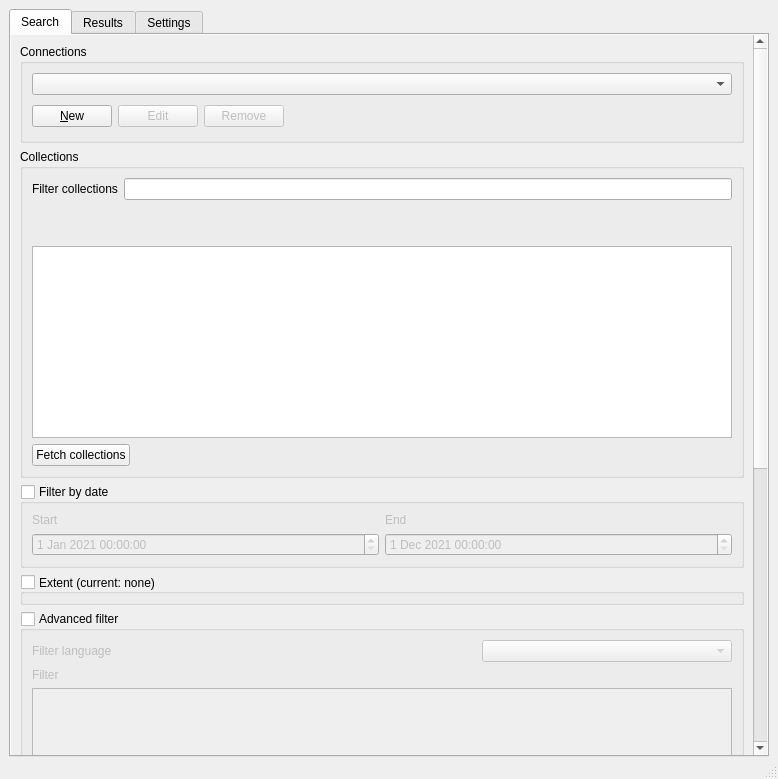
<?xml version="1.0" encoding="UTF-8"?>
<ui version="4.0">
 <class>QgsStacMain</class>
 <widget class="QMainWindow" name="QgsStacMain">
  <property name="windowModality">
   <enum>Qt::WindowModal</enum>
  </property>
  <property name="geometry">
   <rect>
    <x>0</x>
    <y>0</y>
    <width>778</width>
    <height>779</height>
   </rect>
  </property>
  <property name="sizePolicy">
   <sizepolicy hsizetype="Preferred" vsizetype="Expanding">
    <horstretch>0</horstretch>
    <verstretch>0</verstretch>
   </sizepolicy>
  </property>
  <property name="maximumSize">
   <size>
    <width>16777215</width>
    <height>16777215</height>
   </size>
  </property>
  <property name="windowTitle">
   <string>STAC API Browser</string>
  </property>
  <widget class="QWidget" name="central_widget">
   <property name="sizePolicy">
    <sizepolicy hsizetype="Preferred" vsizetype="Expanding">
     <horstretch>0</horstretch>
     <verstretch>0</verstretch>
    </sizepolicy>
   </property>
   <layout class="QVBoxLayout" name="verticalLayout_9">
    <property name="bottomMargin">
     <number>0</number>
    </property>
    <item>
     <widget class="QTabWidget" name="container">
      <property name="sizePolicy">
       <sizepolicy hsizetype="Preferred" vsizetype="Preferred">
        <horstretch>0</horstretch>
        <verstretch>0</verstretch>
       </sizepolicy>
      </property>
      <property name="currentIndex">
       <number>0</number>
      </property>
      <widget class="QWidget" name="search">
       <property name="autoFillBackground">
        <bool>false</bool>
       </property>
       <property name="styleSheet">
        <string notr="true"/>
       </property>
       <attribute name="title">
        <string>Search</string>
       </attribute>
       <layout class="QVBoxLayout" name="verticalLayout_2">
        <property name="leftMargin">
         <number>0</number>
        </property>
        <property name="topMargin">
         <number>0</number>
        </property>
        <property name="rightMargin">
         <number>0</number>
        </property>
        <property name="bottomMargin">
         <number>0</number>
        </property>
        <item>
         <widget class="QScrollArea" name="scrollArea">
          <property name="styleSheet">
           <string notr="true"/>
          </property>
          <property name="frameShape">
           <enum>QFrame::NoFrame</enum>
          </property>
          <property name="frameShadow">
           <enum>QFrame::Plain</enum>
          </property>
          <property name="widgetResizable">
           <bool>true</bool>
          </property>
          <widget class="QWidget" name="scrollAreaWidgetContents_3">
           <property name="geometry">
            <rect>
             <x>0</x>
             <y>0</y>
             <width>756</width>
             <height>695</height>
            </rect>
           </property>
           <property name="styleSheet">
            <string notr="true"/>
           </property>
           <layout class="QVBoxLayout" name="verticalLayout">
            <item>
             <widget class="QGroupBox" name="connections_group">
              <property name="sizePolicy">
               <sizepolicy hsizetype="Preferred" vsizetype="Fixed">
                <horstretch>0</horstretch>
                <verstretch>0</verstretch>
               </sizepolicy>
              </property>
              <property name="title">
               <string>Connections</string>
              </property>
              <layout class="QVBoxLayout" name="verticalLayout_4">
               <item>
                <widget class="QComboBox" name="connections_box"/>
               </item>
               <item>
                <layout class="QHBoxLayout" name="horizontalLayout_2">
                 <item>
                  <widget class="QPushButton" name="new_connection_btn">
                   <property name="toolTip">
                    <string>Create a new service connection</string>
                   </property>
                   <property name="text">
                    <string>&amp;New</string>
                   </property>
                  </widget>
                 </item>
                 <item>
                  <widget class="QPushButton" name="edit_connection_btn">
                   <property name="enabled">
                    <bool>false</bool>
                   </property>
                   <property name="toolTip">
                    <string>Edit selected service connection</string>
                   </property>
                   <property name="text">
                    <string>Edit</string>
                   </property>
                  </widget>
                 </item>
                 <item>
                  <widget class="QPushButton" name="remove_connection_btn">
                   <property name="enabled">
                    <bool>false</bool>
                   </property>
                   <property name="toolTip">
                    <string>Remove connection to selected service</string>
                   </property>
                   <property name="text">
                    <string>Remove</string>
                   </property>
                  </widget>
                 </item>
                 <item>
                  <spacer name="horizontal_space">
                   <property name="orientation">
                    <enum>Qt::Horizontal</enum>
                   </property>
                   <property name="sizeType">
                    <enum>QSizePolicy::Expanding</enum>
                   </property>
                   <property name="sizeHint" stdset="0">
                    <size>
                     <width>171</width>
                     <height>30</height>
                    </size>
                   </property>
                  </spacer>
                 </item>
                </layout>
               </item>
              </layout>
             </widget>
            </item>
            <item>
             <widget class="QgsCollapsibleGroupBox" name="collections_group">
              <property name="title">
               <string>Collections</string>
              </property>
              <property name="collapsed">
               <bool>false</bool>
              </property>
              <layout class="QVBoxLayout" name="verticalLayout_10">
               <item>
                <layout class="QGridLayout" name="gridLayout_4">
                 <item row="3" column="1">
                  <widget class="QLineEdit" name="filter_text">
                   <property name="toolTip">
                    <string>Filter and search the fetched collections, using the title property.</string>
                   </property>
                  </widget>
                 </item>
                 <item row="3" column="0">
                  <widget class="QLabel" name="label_2">
                   <property name="toolTip">
                    <string>Filter and search the fetched collections, using the title property.</string>
                   </property>
                   <property name="text">
                    <string>Filter collections</string>
                   </property>
                  </widget>
                 </item>
                </layout>
               </item>
               <item>
                <widget class="QLabel" name="result_collections_la">
                 <property name="text">
                  <string/>
                 </property>
                 <property name="wordWrap">
                  <bool>true</bool>
                 </property>
                </widget>
               </item>
               <item>
                <widget class="QLabel" name="selected_collections_la">
                 <property name="text">
                  <string/>
                 </property>
                 <property name="wordWrap">
                  <bool>true</bool>
                 </property>
                </widget>
               </item>
               <item>
                <layout class="QVBoxLayout" name="verticalLayout_5">
                 <item>
                  <widget class="QTreeView" name="collections_tree">
                   <property name="sizePolicy">
                    <sizepolicy hsizetype="Expanding" vsizetype="Preferred">
                     <horstretch>0</horstretch>
                     <verstretch>0</verstretch>
                    </sizepolicy>
                   </property>
                   <property name="toolTip">
                    <string>Click on an item to select the collection.</string>
                   </property>
                   <property name="editTriggers">
                    <set>QAbstractItemView::NoEditTriggers</set>
                   </property>
                   <property name="selectionMode">
                    <enum>QAbstractItemView::MultiSelection</enum>
                   </property>
                   <property name="indentation">
                    <number>5</number>
                   </property>
                   <property name="sortingEnabled">
                    <bool>true</bool>
                   </property>
                   <property name="allColumnsShowFocus">
                    <bool>true</bool>
                   </property>
                   <property name="wordWrap">
                    <bool>true</bool>
                   </property>
                  </widget>
                 </item>
                </layout>
               </item>
               <item>
                <layout class="QHBoxLayout" name="horizontalLayout_3">
                 <item>
                  <widget class="QPushButton" name="fetch_collections_btn">
                   <property name="toolTip">
                    <string>Get all collections provided by the current STAC API connection</string>
                   </property>
                   <property name="text">
                    <string>Fetch collections</string>
                   </property>
                  </widget>
                 </item>
                 <item>
                  <spacer name="horizontalSpacer_5">
                   <property name="orientation">
                    <enum>Qt::Horizontal</enum>
                   </property>
                   <property name="sizeHint" stdset="0">
                    <size>
                     <width>40</width>
                     <height>20</height>
                    </size>
                   </property>
                  </spacer>
                 </item>
                </layout>
               </item>
              </layout>
             </widget>
            </item>
            <item>
             <widget class="QgsCollapsibleGroupBox" name="date_filter_group">
              <property name="toolTip">
               <string/>
              </property>
              <property name="title">
               <string>Filter by date</string>
              </property>
              <property name="checkable">
               <bool>true</bool>
              </property>
              <property name="checked">
               <bool>false</bool>
              </property>
              <property name="collapsed">
               <bool>true</bool>
              </property>
              <layout class="QGridLayout" name="gridLayout_2">
               <item row="0" column="0">
                <widget class="QLabel" name="label_13">
                 <property name="text">
                  <string>Start</string>
                 </property>
                </widget>
               </item>
               <item row="0" column="1">
                <widget class="QLabel" name="label_14">
                 <property name="text">
                  <string>End</string>
                 </property>
                </widget>
               </item>
               <item row="1" column="0">
                <widget class="QgsDateTimeEdit" name="start_dte">
                 <property name="toolTip">
                  <string/>
                 </property>
                 <property name="dateTime">
                  <datetime>
                   <hour>0</hour>
                   <minute>0</minute>
                   <second>0</second>
                   <year>2021</year>
                   <month>1</month>
                   <day>1</day>
                  </datetime>
                 </property>
                </widget>
               </item>
               <item row="1" column="1">
                <widget class="QgsDateTimeEdit" name="end_dte">
                 <property name="dateTime">
                  <datetime>
                   <hour>0</hour>
                   <minute>0</minute>
                   <second>0</second>
                   <year>2021</year>
                   <month>12</month>
                   <day>1</day>
                  </datetime>
                 </property>
                 <property name="date">
                  <date>
                   <year>2021</year>
                   <month>12</month>
                   <day>1</day>
                  </date>
                 </property>
                </widget>
               </item>
              </layout>
             </widget>
            </item>
            <item>
             <widget class="QgsExtentGroupBox" name="extent_box">
              <property name="enabled">
               <bool>true</bool>
              </property>
              <property name="sizePolicy">
               <sizepolicy hsizetype="Preferred" vsizetype="Preferred">
                <horstretch>0</horstretch>
                <verstretch>0</verstretch>
               </sizepolicy>
              </property>
              <property name="layoutDirection">
               <enum>Qt::LeftToRight</enum>
              </property>
              <property name="title">
               <string>Extent (current: none)</string>
              </property>
              <property name="alignment">
               <set>Qt::AlignLeading|Qt::AlignLeft|Qt::AlignVCenter</set>
              </property>
              <property name="flat">
               <bool>true</bool>
              </property>
              <property name="checkable">
               <bool>true</bool>
              </property>
              <property name="checked">
               <bool>false</bool>
              </property>
              <property name="collapsed">
               <bool>true</bool>
              </property>
             </widget>
            </item>
            <item>
             <widget class="QgsCollapsibleGroupBox" name="advanced_box">
              <property name="toolTip">
               <string>&lt;html&gt;&lt;head/&gt;&lt;body&gt;&lt;p&gt;Insert filter text to be used, the type of filter should align with the &lt;/p&gt;&lt;p&gt;current selected filter language.&lt;/p&gt;&lt;/body&gt;&lt;/html&gt;</string>
              </property>
              <property name="title">
               <string>Advanced filter</string>
              </property>
              <property name="checkable">
               <bool>true</bool>
              </property>
              <property name="checked">
               <bool>false</bool>
              </property>
              <property name="collapsed">
               <bool>true</bool>
              </property>
              <layout class="QVBoxLayout" name="verticalLayout_12">
               <item>
                <layout class="QHBoxLayout" name="horizontalLayout_7">
                 <item>
                  <widget class="QLabel" name="label_4">
                   <property name="toolTip">
                    <string>Filter and search the fetched collections, using the title property.</string>
                   </property>
                   <property name="text">
                    <string>Filter language</string>
                   </property>
                  </widget>
                 </item>
                 <item>
                  <spacer name="horizontalSpacer_6">
                   <property name="orientation">
                    <enum>Qt::Horizontal</enum>
                   </property>
                   <property name="sizeHint" stdset="0">
                    <size>
                     <width>40</width>
                     <height>20</height>
                    </size>
                   </property>
                  </spacer>
                 </item>
                 <item>
                  <widget class="QComboBox" name="filter_lang_cmb">
                   <property name="minimumSize">
                    <size>
                     <width>250</width>
                     <height>0</height>
                    </size>
                   </property>
                   <property name="toolTip">
                    <string>Select filter language to be used.</string>
                   </property>
                   <property name="minimumContentsLength">
                    <number>0</number>
                   </property>
                  </widget>
                 </item>
                </layout>
               </item>
               <item>
                <widget class="QLabel" name="label_5">
                 <property name="text">
                  <string>Filter</string>
                 </property>
                </widget>
               </item>
               <item>
                <widget class="QTextEdit" name="filter_edit">
                 <property name="toolTip">
                  <string/>
                 </property>
                 <property name="styleSheet">
                  <string notr="true"/>
                 </property>
                </widget>
               </item>
              </layout>
             </widget>
            </item>
            <item>
             <widget class="QgsCollapsibleGroupBox" name="queryable_box">
              <property name="toolTip">
               <string>&lt;html&gt;&lt;head/&gt;&lt;body&gt;&lt;p&gt;Use queryable properties to filter the catalog when searching.&lt;/p&gt;&lt;/body&gt;&lt;/html&gt;</string>
              </property>
              <property name="title">
               <string>Data driven queryables</string>
              </property>
              <property name="checkable">
               <bool>true</bool>
              </property>
              <property name="checked">
               <bool>false</bool>
              </property>
              <property name="collapsed">
               <bool>true</bool>
              </property>
              <layout class="QVBoxLayout" name="verticalLayout_8">
               <item>
                <widget class="QLabel" name="label_3">
                 <property name="toolTip">
                  <string>These properties are fetched from the '/queryables' catalog endpoint.</string>
                 </property>
                 <property name="styleSheet">
                  <string notr="true">font-size:14px; font-weight: 400;</string>
                 </property>
                 <property name="text">
                  <string>Queryable properties that are available in the current catalog can be used as filters when searching.</string>
                 </property>
                 <property name="wordWrap">
                  <bool>true</bool>
                 </property>
                </widget>
               </item>
               <item>
                <spacer name="horizontalSpacer_14">
                 <property name="orientation">
                  <enum>Qt::Horizontal</enum>
                 </property>
                 <property name="sizeHint" stdset="0">
                  <size>
                   <width>40</width>
                   <height>20</height>
                  </size>
                 </property>
                </spacer>
               </item>
               <item>
                <layout class="QGridLayout" name="gridLayout">
                 <property name="sizeConstraint">
                  <enum>QLayout::SetDefaultConstraint</enum>
                 </property>
                 <item row="0" column="0">
                  <widget class="QLabel" name="title_la">
                   <property name="text">
                    <string>Property</string>
                   </property>
                   <property name="wordWrap">
                    <bool>true</bool>
                   </property>
                  </widget>
                 </item>
                 <item row="0" column="2">
                  <widget class="QLabel" name="type_la">
                   <property name="text">
                    <string>Input</string>
                   </property>
                   <property name="wordWrap">
                    <bool>true</bool>
                   </property>
                  </widget>
                 </item>
                 <item row="0" column="1">
                  <widget class="QLabel" name="label_6">
                   <property name="text">
                    <string/>
                   </property>
                  </widget>
                 </item>
                </layout>
               </item>
               <item>
                <widget class="QScrollArea" name="queryable_area">
                 <property name="frameShape">
                  <enum>QFrame::NoFrame</enum>
                 </property>
                 <property name="widgetResizable">
                  <bool>true</bool>
                 </property>
                 <widget class="QWidget" name="scrollAreaWidgetContents_2">
                  <property name="geometry">
                   <rect>
                    <x>0</x>
                    <y>0</y>
                    <width>471</width>
                    <height>94</height>
                   </rect>
                  </property>
                 </widget>
                </widget>
               </item>
               <item>
                <layout class="QHBoxLayout" name="horizontalLayout_9">
                 <item>
                  <widget class="QPushButton" name="fetch_queryable_btn">
                   <property name="sizePolicy">
                    <sizepolicy hsizetype="Preferred" vsizetype="Preferred">
                     <horstretch>0</horstretch>
                     <verstretch>0</verstretch>
                    </sizepolicy>
                   </property>
                   <property name="text">
                    <string>Fetch properties</string>
                   </property>
                  </widget>
                 </item>
                 <item>
                  <widget class="QComboBox" name="queryable_fetch_cmb">
                   <property name="sizePolicy">
                    <sizepolicy hsizetype="Minimum" vsizetype="Fixed">
                     <horstretch>0</horstretch>
                     <verstretch>0</verstretch>
                    </sizepolicy>
                   </property>
                  </widget>
                 </item>
                 <item>
                  <spacer name="horizontalSpacer_13">
                   <property name="orientation">
                    <enum>Qt::Horizontal</enum>
                   </property>
                   <property name="sizeHint" stdset="0">
                    <size>
                     <width>40</width>
                     <height>20</height>
                    </size>
                   </property>
                  </spacer>
                 </item>
                 <item>
                  <spacer name="horizontalSpacer_12">
                   <property name="orientation">
                    <enum>Qt::Horizontal</enum>
                   </property>
                   <property name="sizeHint" stdset="0">
                    <size>
                     <width>40</width>
                     <height>20</height>
                    </size>
                   </property>
                  </spacer>
                 </item>
                 <item>
                  <widget class="QPushButton" name="clear_properties_btn">
                   <property name="toolTip">
                    <string>&lt;html&gt;&lt;head/&gt;&lt;body&gt;&lt;p&gt;Clear the list of the current queryable properties, should be used when new properties are needed to replace the current properties.&lt;/p&gt;&lt;/body&gt;&lt;/html&gt;</string>
                   </property>
                   <property name="text">
                    <string>Clear</string>
                   </property>
                  </widget>
                 </item>
                </layout>
               </item>
              </layout>
             </widget>
            </item>
            <item>
             <layout class="QHBoxLayout" name="horizontalLayout">
              <item>
               <spacer name="horizontalSpacer_8">
                <property name="orientation">
                 <enum>Qt::Horizontal</enum>
                </property>
                <property name="sizeHint" stdset="0">
                 <size>
                  <width>40</width>
                  <height>20</height>
                 </size>
                </property>
               </spacer>
              </item>
              <item>
               <widget class="QLabel" name="sort_by_la">
                <property name="sizePolicy">
                 <sizepolicy hsizetype="Minimum" vsizetype="Preferred">
                  <horstretch>0</horstretch>
                  <verstretch>0</verstretch>
                 </sizepolicy>
                </property>
                <property name="styleSheet">
                 <string notr="true"/>
                </property>
                <property name="text">
                 <string>Sort by</string>
                </property>
                <property name="buddy">
                 <cstring>sort_cmb</cstring>
                </property>
               </widget>
              </item>
              <item>
               <widget class="QComboBox" name="sort_cmb">
                <property name="sizePolicy">
                 <sizepolicy hsizetype="Preferred" vsizetype="Maximum">
                  <horstretch>0</horstretch>
                  <verstretch>0</verstretch>
                 </sizepolicy>
                </property>
                <property name="minimumSize">
                 <size>
                  <width>0</width>
                  <height>0</height>
                 </size>
                </property>
               </widget>
              </item>
              <item>
               <widget class="QCheckBox" name="reverse_order_box">
                <property name="minimumSize">
                 <size>
                  <width>0</width>
                  <height>0</height>
                 </size>
                </property>
                <property name="layoutDirection">
                 <enum>Qt::LeftToRight</enum>
                </property>
                <property name="text">
                 <string>Reverse order</string>
                </property>
               </widget>
              </item>
             </layout>
            </item>
            <item>
             <spacer name="horizontalSpacer_10">
              <property name="orientation">
               <enum>Qt::Horizontal</enum>
              </property>
              <property name="sizeHint" stdset="0">
               <size>
                <width>40</width>
                <height>20</height>
               </size>
              </property>
             </spacer>
            </item>
            <item>
             <spacer name="verticalSpacer">
              <property name="orientation">
               <enum>Qt::Vertical</enum>
              </property>
              <property name="sizeHint" stdset="0">
               <size>
                <width>20</width>
                <height>40</height>
               </size>
              </property>
             </spacer>
            </item>
            <item>
             <layout class="QGridLayout" name="gridLayout_3">
              <item row="0" column="2">
               <widget class="QPushButton" name="search_btn">
                <property name="sizePolicy">
                 <sizepolicy hsizetype="Expanding" vsizetype="Preferred">
                  <horstretch>0</horstretch>
                  <verstretch>0</verstretch>
                 </sizepolicy>
                </property>
                <property name="minimumSize">
                 <size>
                  <width>0</width>
                  <height>0</height>
                 </size>
                </property>
                <property name="toolTip">
                 <string/>
                </property>
                <property name="text">
                 <string>Search</string>
                </property>
                <property name="default">
                 <bool>true</bool>
                </property>
               </widget>
              </item>
              <item row="0" column="1">
               <spacer name="horizontalSpacer_4">
                <property name="orientation">
                 <enum>Qt::Horizontal</enum>
                </property>
                <property name="sizeHint" stdset="0">
                 <size>
                  <width>40</width>
                  <height>20</height>
                 </size>
                </property>
               </spacer>
              </item>
              <item row="0" column="0">
               <spacer name="horizontalSpacer_3">
                <property name="orientation">
                 <enum>Qt::Horizontal</enum>
                </property>
                <property name="sizeHint" stdset="0">
                 <size>
                  <width>40</width>
                  <height>20</height>
                 </size>
                </property>
               </spacer>
              </item>
             </layout>
            </item>
           </layout>
          </widget>
         </widget>
        </item>
       </layout>
      </widget>
      <widget class="QWidget" name="results">
       <attribute name="title">
        <string>Results</string>
       </attribute>
       <layout class="QVBoxLayout" name="verticalLayout_7">
        <item>
         <layout class="QGridLayout" name="gridLayout_5">
          <item row="0" column="1">
           <spacer name="horizontalSpacer_7">
            <property name="orientation">
             <enum>Qt::Horizontal</enum>
            </property>
            <property name="sizeHint" stdset="0">
             <size>
              <width>40</width>
              <height>20</height>
             </size>
            </property>
           </spacer>
          </item>
          <item row="0" column="0">
           <layout class="QHBoxLayout" name="horizontalLayout_4">
            <item>
             <widget class="QLabel" name="label">
              <property name="text">
               <string>Filter</string>
              </property>
             </widget>
            </item>
            <item>
             <widget class="QLineEdit" name="items_filter">
              <property name="toolTip">
               <string>Filter by item id</string>
              </property>
             </widget>
            </item>
           </layout>
          </item>
         </layout>
        </item>
        <item>
         <layout class="QHBoxLayout" name="horizontalLayout_6">
          <item>
           <widget class="QLabel" name="result_items_la">
            <property name="text">
             <string/>
            </property>
           </widget>
          </item>
          <item>
           <spacer name="horizontalSpacer_2">
            <property name="orientation">
             <enum>Qt::Horizontal</enum>
            </property>
            <property name="sizeHint" stdset="0">
             <size>
              <width>37</width>
              <height>17</height>
             </size>
            </property>
           </spacer>
          </item>
         </layout>
        </item>
        <item>
         <widget class="QScrollArea" name="scroll_area">
          <property name="widgetResizable">
           <bool>true</bool>
          </property>
          <widget class="QWidget" name="scrollAreaWidgetContents">
           <property name="geometry">
            <rect>
             <x>0</x>
             <y>0</y>
             <width>736</width>
             <height>549</height>
            </rect>
           </property>
          </widget>
         </widget>
        </item>
        <item>
         <layout class="QHBoxLayout" name="horizontalLayout_8">
          <item>
           <widget class="QPushButton" name="footprint_btn">
            <property name="enabled">
             <bool>false</bool>
            </property>
            <property name="sizePolicy">
             <sizepolicy hsizetype="Minimum" vsizetype="Fixed">
              <horstretch>0</horstretch>
              <verstretch>0</verstretch>
             </sizepolicy>
            </property>
            <property name="text">
             <string>Add footprints</string>
            </property>
           </widget>
          </item>
          <item>
           <spacer name="horizontalSpacer_11">
            <property name="orientation">
             <enum>Qt::Horizontal</enum>
            </property>
            <property name="sizeHint" stdset="0">
             <size>
              <width>40</width>
              <height>20</height>
             </size>
            </property>
           </spacer>
          </item>
         </layout>
        </item>
        <item>
         <layout class="QHBoxLayout" name="pagination">
          <property name="sizeConstraint">
           <enum>QLayout::SetMinimumSize</enum>
          </property>
          <item>
           <widget class="QPushButton" name="clear_results_btn">
            <property name="toolTip">
             <string>Clear the current results</string>
            </property>
            <property name="text">
             <string>Clear</string>
            </property>
           </widget>
          </item>
          <item>
           <spacer name="horizontalSpacer">
            <property name="orientation">
             <enum>Qt::Horizontal</enum>
            </property>
            <property name="sizeType">
             <enum>QSizePolicy::Expanding</enum>
            </property>
            <property name="sizeHint" stdset="0">
             <size>
              <width>40</width>
              <height>20</height>
             </size>
            </property>
           </spacer>
          </item>
          <item>
           <widget class="QPushButton" name="prev_btn">
            <property name="enabled">
             <bool>true</bool>
            </property>
            <property name="sizePolicy">
             <sizepolicy hsizetype="Minimum" vsizetype="Maximum">
              <horstretch>0</horstretch>
              <verstretch>0</verstretch>
             </sizepolicy>
            </property>
            <property name="toolTip">
             <string>Go back to previous page</string>
            </property>
            <property name="text">
             <string>Previous</string>
            </property>
           </widget>
          </item>
          <item>
           <widget class="QPushButton" name="next_btn">
            <property name="enabled">
             <bool>true</bool>
            </property>
            <property name="sizePolicy">
             <sizepolicy hsizetype="Minimum" vsizetype="Maximum">
              <horstretch>0</horstretch>
              <verstretch>0</verstretch>
             </sizepolicy>
            </property>
            <property name="toolTip">
             <string>Go to next page</string>
            </property>
            <property name="text">
             <string>Next</string>
            </property>
           </widget>
          </item>
         </layout>
        </item>
       </layout>
      </widget>
      <widget class="QWidget" name="settings">
       <attribute name="title">
        <string>Settings</string>
       </attribute>
       <layout class="QVBoxLayout" name="verticalLayout_6">
        <item>
         <widget class="QGroupBox" name="mConnectionGroupBox_2">
          <property name="sizePolicy">
           <sizepolicy hsizetype="Minimum" vsizetype="Maximum">
            <horstretch>0</horstretch>
            <verstretch>0</verstretch>
           </sizepolicy>
          </property>
          <property name="title">
           <string>Configurations</string>
          </property>
          <layout class="QVBoxLayout" name="verticalLayout_3">
           <item>
            <layout class="QGridLayout" name="gridLayout_11">
             <item row="0" column="0">
              <widget class="QLabel" name="download_folder">
               <property name="sizePolicy">
                <sizepolicy hsizetype="Preferred" vsizetype="Preferred">
                 <horstretch>0</horstretch>
                 <verstretch>0</verstretch>
                </sizepolicy>
               </property>
               <property name="minimumSize">
                <size>
                 <width>0</width>
                 <height>30</height>
                </size>
               </property>
               <property name="toolTip">
                <string>Choose folder to be used to store downloaded assets</string>
               </property>
               <property name="text">
                <string>Download folder</string>
               </property>
              </widget>
             </item>
             <item row="0" column="2">
              <widget class="QPushButton" name="open_folder_btn">
               <property name="minimumSize">
                <size>
                 <width>0</width>
                 <height>30</height>
                </size>
               </property>
               <property name="toolTip">
                <string>Click to open the download folder</string>
               </property>
               <property name="text">
                <string>Open</string>
               </property>
              </widget>
             </item>
             <item row="0" column="1">
              <widget class="QgsFileWidget" name="download_folder_btn">
               <property name="sizePolicy">
                <sizepolicy hsizetype="Expanding" vsizetype="Fixed">
                 <horstretch>0</horstretch>
                 <verstretch>0</verstretch>
                </sizepolicy>
               </property>
               <property name="minimumSize">
                <size>
                 <width>100</width>
                 <height>30</height>
                </size>
               </property>
               <property name="toolTip">
                <string>Choose folder to be used to store downloaded assets</string>
               </property>
               <property name="fileWidgetButtonVisible">
                <bool>true</bool>
               </property>
               <property name="storageMode">
                <enum>QgsFileWidget::GetDirectory</enum>
               </property>
               <property name="options">
                <set>QFileDialog::ShowDirsOnly</set>
               </property>
              </widget>
             </item>
            </layout>
           </item>
           <item>
            <widget class="QCheckBox" name="asset_loading">
             <property name="toolTip">
              <string>&lt;html&gt;&lt;head/&gt;&lt;body&gt;&lt;p&gt;This setting enables loading item assets that can be added into QGIS as map layers after dowloading them.&lt;/p&gt;&lt;/body&gt;&lt;/html&gt;</string>
             </property>
             <property name="text">
              <string>Enable loading assets after download</string>
             </property>
            </widget>
           </item>
           <item>
            <layout class="QHBoxLayout" name="horizontalLayout_5">
             <item>
              <widget class="QLabel" name="sas_refresh_time_la">
               <property name="toolTip">
                <string>&lt;html&gt;&lt;head/&gt;&lt;body&gt;&lt;p&gt;The refresh time value that will used to determine the frequency for the SAS token updates to the SAS based connections.&lt;/p&gt;&lt;/body&gt;&lt;/html&gt;</string>
               </property>
               <property name="text">
                <string>SAS Token refresh time</string>
               </property>
              </widget>
             </item>
             <item>
              <widget class="QSpinBox" name="sas_refresh_time_value">
               <property name="maximum">
                <number>100000000</number>
               </property>
               <property name="value">
                <number>10</number>
               </property>
              </widget>
             </item>
             <item>
              <widget class="QComboBox" name="sas_refresh_time_units"/>
             </item>
            </layout>
           </item>
          </layout>
         </widget>
        </item>
        <item>
         <spacer name="verticalSpacer_3">
          <property name="orientation">
           <enum>Qt::Vertical</enum>
          </property>
          <property name="sizeHint" stdset="0">
           <size>
            <width>20</width>
            <height>40</height>
           </size>
          </property>
         </spacer>
        </item>
       </layout>
      </widget>
     </widget>
    </item>
   </layout>
  </widget>
  <widget class="QMenuBar" name="menubar">
   <property name="geometry">
    <rect>
     <x>0</x>
     <y>0</y>
     <width>778</width>
     <height>22</height>
    </rect>
   </property>
  </widget>
  <widget class="QStatusBar" name="statusbar"/>
 </widget>
 <customwidgets>
  <customwidget>
   <class>QgsCollapsibleGroupBox</class>
   <extends>QGroupBox</extends>
   <header>qgscollapsiblegroupbox.h</header>
   <container>1</container>
  </customwidget>
  <customwidget>
   <class>QgsDateTimeEdit</class>
   <extends>QDateTimeEdit</extends>
   <header>qgsdatetimeedit.h</header>
  </customwidget>
  <customwidget>
   <class>QgsExtentGroupBox</class>
   <extends>QgsCollapsibleGroupBox</extends>
   <header>qgsextentgroupbox.h</header>
   <container>1</container>
  </customwidget>
  <customwidget>
   <class>QgsFileWidget</class>
   <extends>QWidget</extends>
   <header>qgsfilewidget.h</header>
  </customwidget>
 </customwidgets>
 <resources/>
 <connections/>
</ui>
